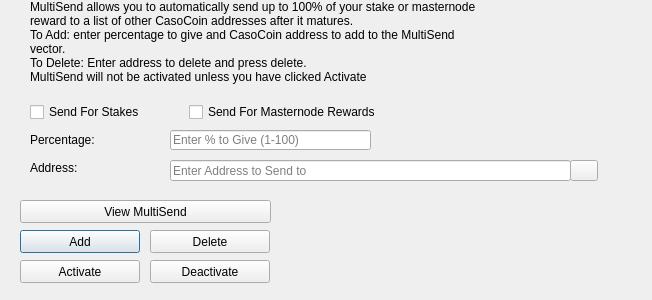
<?xml version="1.0" encoding="UTF-8"?>
<ui version="4.0">
 <class>MultiSendDialog</class>
 <widget class="QDialog" name="MultiSendDialog">
  <property name="windowModality">
   <enum>Qt::NonModal</enum>
  </property>
  <property name="geometry">
   <rect>
    <x>0</x>
    <y>0</y>
    <width>652</width>
    <height>300</height>
   </rect>
  </property>
  <property name="windowTitle">
   <string>MultiSend</string>
  </property>
  <widget class="QLineEdit" name="multiSendPercentEdit">
   <property name="geometry">
    <rect>
     <x>170</x>
     <y>130</y>
     <width>201</width>
     <height>20</height>
    </rect>
   </property>
   <property name="toolTip">
    <string>Enter whole numbers 1 - 100</string>
   </property>
   <property name="placeholderText">
    <string>Enter % to Give (1-100)</string>
   </property>
  </widget>
  <widget class="QLineEdit" name="multiSendAddressEdit">
   <property name="geometry">
    <rect>
     <x>170</x>
     <y>160</y>
     <width>401</width>
     <height>21</height>
    </rect>
   </property>
   <property name="toolTip">
    <string/>
   </property>
   <property name="placeholderText">
    <string>Enter Address to Send to</string>
   </property>
  </widget>
  <widget class="QLabel" name="label_2">
   <property name="geometry">
    <rect>
     <x>30</x>
     <y>0</y>
     <width>451</width>
     <height>121</height>
    </rect>
   </property>
   <property name="lineWidth">
    <number>1</number>
   </property>
   <property name="text">
    <string>MultiSend allows you to automatically send up to 100% of your stake or masternode reward to a list of other CasoCoin addresses after it matures.
To Add: enter percentage to give and CasoCoin address to add to the MultiSend vector.
To Delete: Enter address to delete and press delete.
MultiSend will not be activated unless you have clicked Activate</string>
   </property>
   <property name="alignment">
    <set>Qt::AlignLeading|Qt::AlignLeft|Qt::AlignTop</set>
   </property>
   <property name="wordWrap">
    <bool>true</bool>
   </property>
  </widget>
  <widget class="QLabel" name="message">
   <property name="geometry">
    <rect>
     <x>290</x>
     <y>200</y>
     <width>351</width>
     <height>91</height>
    </rect>
   </property>
   <property name="text">
    <string/>
   </property>
  </widget>
  <widget class="QPushButton" name="addButton">
   <property name="geometry">
    <rect>
     <x>20</x>
     <y>230</y>
     <width>120</width>
     <height>23</height>
    </rect>
   </property>
   <property name="toolTip">
    <string/>
   </property>
   <property name="statusTip">
    <string>Add to MultiSend Vector</string>
   </property>
   <property name="text">
    <string>Add</string>
   </property>
  </widget>
  <widget class="QPushButton" name="disableButton">
   <property name="geometry">
    <rect>
     <x>150</x>
     <y>260</y>
     <width>120</width>
     <height>23</height>
    </rect>
   </property>
   <property name="statusTip">
    <string>Deactivate MultiSend</string>
   </property>
   <property name="text">
    <string>Deactivate</string>
   </property>
  </widget>
  <widget class="QPushButton" name="addressBookButton">
   <property name="geometry">
    <rect>
     <x>570</x>
     <y>160</y>
     <width>28</width>
     <height>21</height>
    </rect>
   </property>
   <property name="toolTip">
    <string>Choose an address from the address book</string>
   </property>
   <property name="text">
    <string/>
   </property>
   <property name="icon">
    <iconset resource="../casocoin.qrc">
     <normaloff>:/icons/address-book</normaloff>:/icons/address-book</iconset>
   </property>
   <property name="shortcut">
    <string>Alt+A</string>
   </property>
   <property name="autoDefault">
    <bool>false</bool>
   </property>
  </widget>
  <widget class="QLabel" name="label">
   <property name="geometry">
    <rect>
     <x>30</x>
     <y>130</y>
     <width>121</width>
     <height>20</height>
    </rect>
   </property>
   <property name="toolTip">
    <string>Percentage of stake to send</string>
   </property>
   <property name="text">
    <string>Percentage:</string>
   </property>
  </widget>
  <widget class="QLabel" name="label_5">
   <property name="geometry">
    <rect>
     <x>30</x>
     <y>160</y>
     <width>111</width>
     <height>16</height>
    </rect>
   </property>
   <property name="toolTip">
    <string>Address to send portion of stake to</string>
   </property>
   <property name="text">
    <string>Address:</string>
   </property>
  </widget>
  <widget class="QPushButton" name="deleteButton">
   <property name="geometry">
    <rect>
     <x>150</x>
     <y>230</y>
     <width>120</width>
     <height>23</height>
    </rect>
   </property>
   <property name="toolTip">
    <string/>
   </property>
   <property name="statusTip">
    <string>Delete Address From MultiSend Vector</string>
   </property>
   <property name="text">
    <string>Delete</string>
   </property>
  </widget>
  <widget class="QPushButton" name="activateButton">
   <property name="geometry">
    <rect>
     <x>20</x>
     <y>260</y>
     <width>120</width>
     <height>23</height>
    </rect>
   </property>
   <property name="statusTip">
    <string>Activate MultiSend</string>
   </property>
   <property name="text">
    <string>Activate</string>
   </property>
  </widget>
  <widget class="QPushButton" name="viewButton">
   <property name="geometry">
    <rect>
     <x>20</x>
     <y>200</y>
     <width>251</width>
     <height>23</height>
    </rect>
   </property>
   <property name="toolTip">
    <string/>
   </property>
   <property name="statusTip">
    <string>View MultiSend Vector</string>
   </property>
   <property name="text">
    <string>View MultiSend</string>
   </property>
  </widget>
  <widget class="QWidget" name="horizontalLayoutWidget">
   <property name="geometry">
    <rect>
     <x>30</x>
     <y>100</y>
     <width>351</width>
     <height>24</height>
    </rect>
   </property>
   <layout class="QHBoxLayout" name="horizontalLayout">
    <item>
     <widget class="QCheckBox" name="multiSendStakeCheckBox">
      <property name="text">
       <string>Send For Stakes</string>
      </property>
     </widget>
    </item>
    <item>
     <widget class="QCheckBox" name="multiSendMasternodeCheckBox">
      <property name="text">
       <string>Send For Masternode Rewards</string>
      </property>
     </widget>
    </item>
   </layout>
  </widget>
 </widget>
 <resources>
  <include location="../casocoin.qrc"/>
 </resources>
 <connections/>
</ui>
